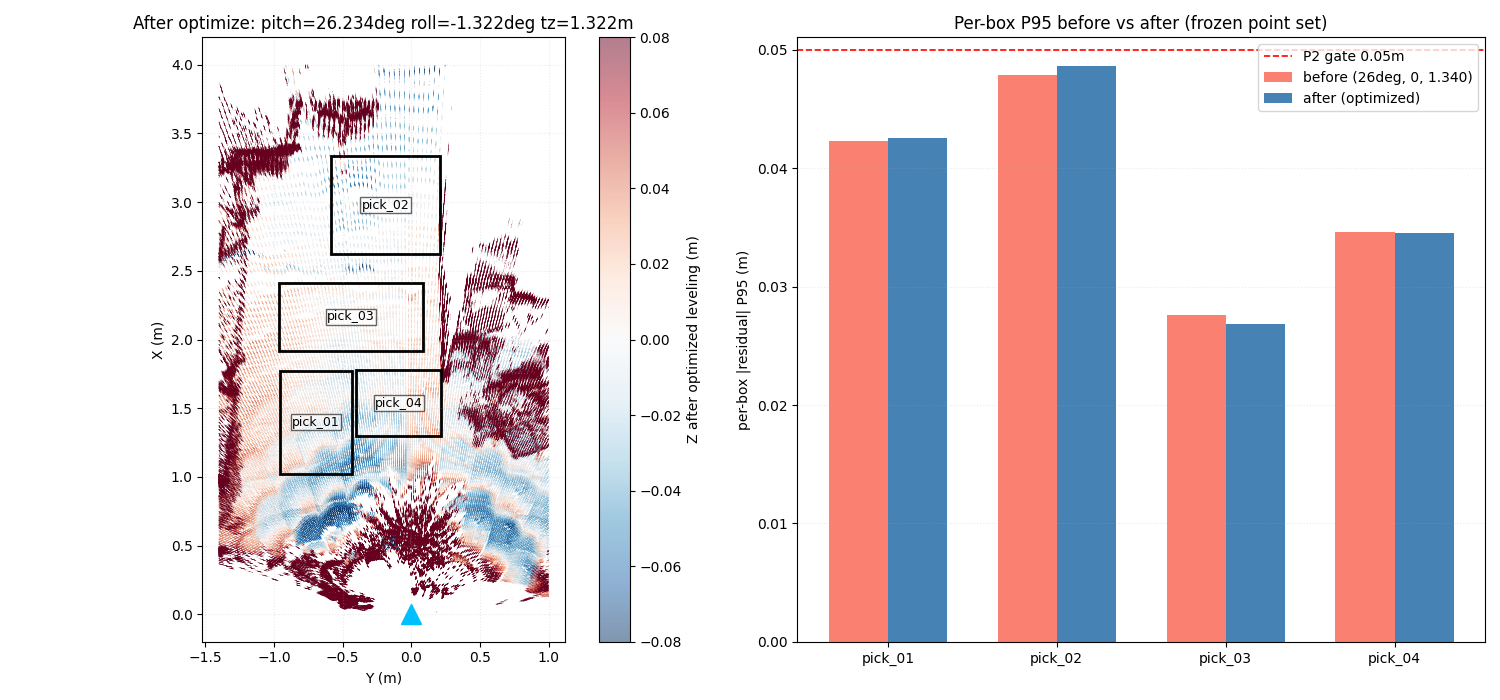

Recreate this plot in Python.
# -*- coding: utf-8 -*-
"""
GL-E02 配平参数联合反解 / optimize_transform.py
====================================================
目标: 利用 4 个用户框选地板区(共 ~23 万点), 联合反解最优 (pitch, roll, tz),
      使全部框内地板点的平面残差最小, 替换 "pitch=26°(口头估计)" 的粗糙值.

原理:
  - 真地板是平面; 正确配平后所有框内点 Z 应一致 (Z=0 平面).
  - 对当前变换后的框内点做平面拟合 Z = a + b*X + c*Y,
    斜率 (b, c) 即残余姿态误差: 额外旋转 omega = (-c, b, 0).
  - 迭代: pitch += deg(b), roll += deg(-c), 重建 R = Rx(roll) @ Ry(pitch),
    重算 tz 使框内点中位 Z 为 0. 收敛后输出最优参数.

关键设计: 点集冻结 (frozen indices)
  - 框是在"当前显示系"里框的; 旋转会轻微移动框的物理覆盖.
  - 为保证 before/after 对比用同一批点, 第一次选定后冻结索引,
    后续所有拟合/统计都用这批点.

输出:
  optimized_transform.json    最优参数 + 收敛历史 + 每框残差
  optimize_transform.png      优化后残差图 + 优化前后每框 |P95| 对比
"""
import json
import os
import numpy as np

HERE = os.path.dirname(os.path.abspath(__file__))
SRC_BIN = os.path.join(HERE, "points.bin")
OUT_JSON = os.path.join(HERE, "optimized_transform.json")
OUT_PNG = os.path.join(HERE, "optimize_transform.png")

STRIDE = 28

# 初始参数 = 用户此前确认值
PITCH0, ROLL0, TZ0 = 26.0, 0.0, 1.340

# 用户框选 (显示系矩形; pick_04 已按决定 A 修复交叠)
PICKS = {
    "pick_01": {"X": (1.022, 1.773), "Y": (-0.952, -0.432)},
    "pick_02": {"X": (2.623, 3.333), "Y": (-0.585,  0.213)},
    "pick_03": {"X": (1.918, 2.415), "Y": (-0.964,  0.087)},
    "pick_04": {"X": (1.296, 1.776), "Y": (-0.400,  0.220)},
}


def load_points(path):
    raw = open(path, "rb").read()
    n = len(raw) // STRIDE
    buf = np.frombuffer(raw, dtype=np.uint8)[: n * STRIDE].reshape(n, STRIDE)
    xyzi = buf[:, :16].copy().view(np.float32)
    return (xyzi[:, 0].astype(np.float64),
            xyzi[:, 1].astype(np.float64),
            xyzi[:, 2].astype(np.float64))


def rot_x(deg):
    b = np.radians(deg); cb, sb = np.cos(b), np.sin(b)
    return np.array([[1, 0, 0], [0, cb, -sb], [0, sb, cb]])


def rot_y(deg):
    a = np.radians(deg); ca, sa = np.cos(a), np.sin(a)
    return np.array([[ca, 0, sa], [0, 1, 0], [-sa, 0, ca]])


def apply_R(R, x, y, z, tz):
    X = R[0, 0] * x + R[0, 1] * y + R[0, 2] * z
    Y = R[1, 0] * x + R[1, 1] * y + R[1, 2] * z
    Z = R[2, 0] * x + R[2, 1] * y + R[2, 2] * z + tz
    return X, Y, Z


def box_mask(X, Y):
    m = None
    for p in PICKS.values():
        X0, X1 = p["X"]; Y0, Y1 = p["Y"]
        mm = (X >= X0) & (X <= X1) & (Y >= Y0) & (Y <= Y1)
        m = mm if m is None else (m | mm)
    return m


def plane_fit(X, Y, Z):
    A = np.column_stack([np.ones_like(X), X, Y])
    coef, *_ = np.linalg.lstsq(A, Z, rcond=None)
    res = Z - A @ coef
    return coef, res


def per_box_stats(X, Y, Z, coef):
    """每框相对全局平面的残差统计."""
    out = {}
    for pid, p in PICKS.items():
        X0, X1 = p["X"]; Y0, Y1 = p["Y"]
        mm = (X >= X0) & (X <= X1) & (Y >= Y0) & (Y <= Y1)
        px, py, pz = X[mm], Y[mm], Z[mm]
        if len(px) == 0:
            out[pid] = {"n": 0}
            continue
        # 轻修剪防边缘垃圾 (点集已冻结, 这里只做统计稳健化)
        pred = coef[0] + coef[1] * px + coef[2] * py
        r = pz - pred
        keep = np.abs(r) < 0.12
        r = r[keep]
        out[pid] = {
            "n": int(len(r)),
            "mean_m": float(r.mean()),
            "std_m": float(r.std()),
            "absres_p95_m": float(np.percentile(np.abs(r), 95)),
        }
    return out


def main():
    x, y, z = load_points(SRC_BIN)
    print("loaded", len(x), "points")

    # ── 冻结点集: 用初始变换选一次 ─────────────────────────
    R0 = rot_x(ROLL0) @ rot_y(PITCH0)
    X0, Y0, Z0 = apply_R(R0, x, y, z, TZ0)
    m = box_mask(X0, Y0)
    # 一次性粗修剪 (去掉边缘家具污染)
    med = np.median(Z0[m])
    keep = np.abs(Z0[m] - med) < 0.12
    idx = np.where(m)[0][keep]
    print(f"frozen box points: {len(idx)} (from {int(m.sum())})")

    fx, fy, fz = x[idx], y[idx], z[idx]

    # ── 迭代反解 ───────────────────────────────────────────
    pitch, roll, tz = PITCH0, ROLL0, TZ0
    history = []
    for it in range(8):
        R = rot_x(roll) @ rot_y(pitch)
        X, Y, Z = apply_R(R, fx, fy, fz, tz)
        coef, res = plane_fit(X, Y, Z)
        rms = float(np.sqrt((res ** 2).mean()))
        b, c = float(coef[1]), float(coef[2])
        tilt = float(np.degrees(np.hypot(b, c)))
        print(f"iter {it}: pitch={pitch:.4f} roll={roll:.4f} tz={tz:.4f} | "
              f"slopes b={b:.5f} c={c:.5f} | residual tilt={tilt:.4f} deg | rms={rms:.4f}")
        history.append({"iter": it, "pitch_deg": pitch, "roll_deg": roll, "tz_m": tz,
                        "slope_b": b, "slope_c": c, "residual_tilt_deg": tilt,
                        "rms_m": rms, "n": int(len(X))})
        if tilt < 0.01:
            break
        pitch += np.degrees(b)
        roll += np.degrees(-c)
        # 重算 tz
        R = rot_x(roll) @ rot_y(pitch)
        _, _, Z1 = apply_R(R, fx, fy, fz, 0.0)
        tz = -float(np.median(Z1))

    # ── 最终全局平面 + 每框统计 (冻结点集) ───────────────────
    R = rot_x(roll) @ rot_y(pitch)
    X, Y, Z = apply_R(R, fx, fy, fz, tz)
    coef, res = plane_fit(X, Y, Z)
    rms_final = float(np.sqrt((res ** 2).mean()))
    print(f"\nFINAL: pitch={pitch:.4f} roll={roll:.4f} tz={tz:.4f}")
    print(f"FINAL global plane: a={coef[0]:.5f} b={coef[1]:.5f} c={coef[2]:.5f} rms={rms_final:.4f}")

    after_stats = per_box_stats(X, Y, Z, coef)
    for pid, s in after_stats.items():
        print(f"  [after] {pid}: n={s['n']} mean={s['mean_m']:+.4f} "
              f"std={s['std_m']:.4f} |P95|={s['absres_p95_m']:.4f}")

    # before 对照: 同一冻结点集, 初始变换 + 其自身全局平面
    Xb, Yb, Zb = apply_R(R0, fx, fy, fz, TZ0)
    coef_b, res_b = plane_fit(Xb, Yb, Zb)
    before_stats = per_box_stats(Xb, Yb, Zb, coef_b)
    for pid, s in before_stats.items():
        print(f"  [before] {pid}: n={s['n']} mean={s['mean_m']:+.4f} "
              f"std={s['std_m']:.4f} |P95|={s['absres_p95_m']:.4f}")

    # ── 保存 JSON ───────────────────────────────────────────
    out = {
        "schema_version": "1.0",
        "kind": "gle02_optimized_transform",
        "method": "joint (pitch, roll, tz) solve on frozen user-picked floor points "
                  "(~230k pts, 4 boxes); iterative slope-correction to minimize "
                  "global plane residual; tz = -median(Z_frozen)",
        "initial": {"pitch_deg": PITCH0, "roll_deg": ROLL0, "tz_m": TZ0,
                     "source": "user visual alignment 2026-10-04"},
        "optimized": {"pitch_deg": float(pitch), "roll_deg": float(roll), "tz_m": float(tz)},
        "final_global_plane": {"a": float(coef[0]), "b": float(coef[1]),
                                "c": float(coef[2]), "rms_m": rms_final},
        "final_global_plane_before": {"a": float(coef_b[0]), "b": float(coef_b[1]),
                                       "c": float(coef_b[2]),
                                       "rms_m": float(np.sqrt((res_b ** 2).mean()))},
        "history": history,
        "per_box_after": after_stats,
        "per_box_before": before_stats,
        "frozen_points": int(len(idx)),
        "box_definitions": {k: {"X": list(v["X"]), "Y": list(v["Y"])}
                             for k, v in PICKS.items()},
        "convention": "R = Rx(roll) @ Ry(pitch); Z += tz; box rectangles defined in display frame",
        "notes": [
            "This is a MODEL-BASED estimate (assumes floor is planar), not an instrument "
            "measurement; FIELD_CHECKLIST §2/§3 laser measurement still required.",
            "frozen points = union of 4 boxes under initial transform, trimmed |Z-med|<0.12",
            "before/after stats use the SAME frozen points for honest comparison",
        ],
        "physical_verified": False,
    }
    with open(OUT_JSON, "w", encoding="utf-8") as f:
        json.dump(out, f, ensure_ascii=False, indent=2)
    print("SAVED:", OUT_JSON)

    # ── 渲染 ───────────────────────────────────────────────
    import matplotlib
    matplotlib.use("Agg")
    import matplotlib.pyplot as plt
    import matplotlib.patches as mpatches

    fig, axes = plt.subplots(1, 2, figsize=(15, 7), dpi=100)

    # 左: 优化后残差图 (全量点变换仅用于画图, 用初始冻结点集不够覆盖视野;
    #     这里改用全部点, 但只画 near 区域)
    ax = axes[0]
    RallX, RallY, RallZ = apply_R(R, x, y, z, tz)
    near = (RallX >= -0.2) & (RallX <= 4.0) & (RallY >= -1.4) & (RallY <= 1.0)
    sc = ax.scatter(RallY[near], RallX[near], c=RallZ[near], cmap="RdBu_r",
                    vmin=-0.08, vmax=0.08, s=0.5, alpha=0.5, linewidths=0,
                    marker='.', rasterized=True)
    plt.colorbar(sc, ax=ax, label="Z after optimized leveling (m)")
    for pid, p in PICKS.items():
        X0, X1 = p["X"]; Y0, Y1 = p["Y"]
        ax.add_patch(mpatches.Rectangle((Y0, X0), Y1 - Y0, X1 - X0,
                     linewidth=2, edgecolor='k', facecolor='none'))
        ax.text((Y0 + Y1) / 2, (X0 + X1) / 2, pid, fontsize=9,
                ha='center', va='center',
                bbox=dict(facecolor='white', alpha=0.6, pad=1))
    ax.plot(0, 0, marker="^", markersize=14, color="deepskyblue")
    ax.set_xlabel("Y (m)"); ax.set_ylabel("X (m)")
    ax.set_title(f"After optimize: pitch={pitch:.3f}deg roll={roll:.3f}deg tz={tz:.3f}m")
    ax.set_aspect("equal"); ax.grid(True, alpha=0.25, linestyle=":")

    # 右: 每框 |P95| before vs after (冻结点集, 各自配置的全局平面)
    ax = axes[1]
    labels = list(PICKS.keys())
    before_v = [before_stats[k]["absres_p95_m"] for k in labels]
    after_v = [after_stats[k]["absres_p95_m"] for k in labels]
    xx = np.arange(len(labels))
    w = 0.35
    ax.bar(xx - w / 2, before_v, w, label="before (26deg, 0, 1.340)", color="salmon")
    ax.bar(xx + w / 2, after_v, w, label="after (optimized)", color="steelblue")
    ax.axhline(0.05, color='r', linestyle='--', linewidth=1.2, label="P2 gate 0.05m")
    ax.set_xticks(xx); ax.set_xticklabels(labels)
    ax.set_ylabel("per-box |residual| P95 (m)")
    ax.set_title("Per-box P95 before vs after (frozen point set)")
    ax.grid(True, alpha=0.25, linestyle=":", axis='y')
    ax.legend()

    plt.tight_layout()
    plt.savefig(OUT_PNG, dpi=100)
    print("SAVED:", OUT_PNG)


if __name__ == "__main__":
    main()
